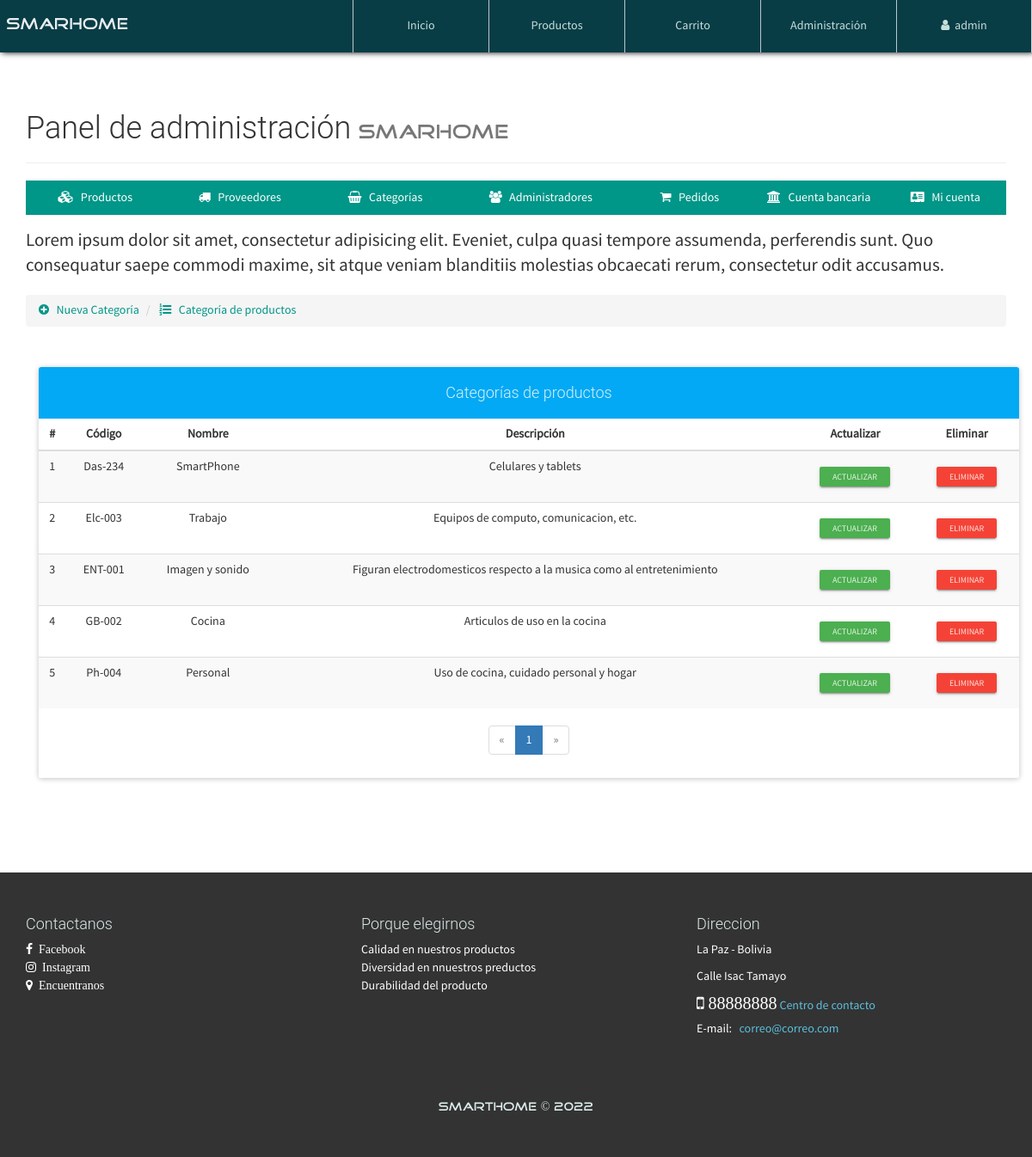
/configAdmin.php?view=categorylist (signed in), run on the app's committed database.
### tables this page shows
CREATE TABLE `categoria` (
  `CodigoCat` varchar(30) NOT NULL,
  `Nombre` varchar(30) NOT NULL,
  `Descripcion` text NOT NULL
);

### admin/categorylist-view.php (the view, shortened to what this page needs)
<p class="lead">
    Lorem ipsum dolor sit amet, consectetur adipisicing elit. Eveniet, culpa quasi tempore assumenda, perferendis sunt. Quo consequatur saepe commodi maxime, sit atque veniam blanditiis molestias obcaecati rerum, consectetur odit accusamus.
</p>
<ul class="breadcrumb" style="margin-bottom: 5px;">
    <li>
        <a href="configAdmin.php?view=category">
            <i class="fa fa-plus-circle" aria-hidden="true"></i> &nbsp; Nueva Categoría
        </a>
    </li>
    <li>
        <a href="configAdmin.php?view=categorylist"><i class="fa fa-list-ol" aria-hidden="true"></i> &nbsp; Categoría de productos</a>
    </li>
</ul>
<div class="container">
	<div class="row">
        <div class="col-xs-12">
            <br><br>
            <div class="panel panel-info">
                <div class="panel-heading text-center"><h4>Categorías de productos</h4></div>
                <div class="table-responsive">
                    <table class="table table-striped table-hover">
                        <thead class="">
                            <tr>
                            	<th class="text-center">#</th>
                                <th class="text-center">Código</th>
                                <th class="text-center">Nombre</th>
                                <th class="text-center">Descripción</th>
                                <th class="text-center">Actualizar</th>
                              	<th class="text-center">Eliminar</th>
                            </tr>
                        </thead>
                        <tbody>
                            <?php
                            	$mysqli = mysqli_connect(SERVER, USER, PASS, BD);
								mysqli_set_charset($mysqli, "utf8");
								$pagina = isset($_GET['pag']) ? (int)$_GET['pag'] : 1;
								$regpagina = 30;
								$inicio = ($pagina > 1) ? (($pagina * $regpagina) - $regpagina) : 0;
								$categorias=mysqli_query($mysqli,"SELECT SQL_CALC_FOUND_ROWS * FROM categoria LIMIT $inicio, $regpagina");
								$totalregistros = mysqli_query($mysqli,"SELECT FOUND_ROWS()");
								$totalregistros = mysqli_fetch_array($totalregistros, MYSQLI_ASSOC);
								$numeropaginas = ceil($totalregistros["FOUND_ROWS()"]/$regpagina);
								$cr=$inicio+1;
                              while($cate=mysqli_fetch_array($categorias, MYSQLI_ASSOC)){
                            ?>
                            <tr>
	                            <td class="text-center"><?php echo $cr; ?></td>
	                        	<td class="text-center"><?php echo $cate['CodigoCat']; ?></td>
	                        	<td class="text-center"><?php echo $cate['Nombre']; ?></td>
	                        	<td class="text-center"><?php echo $cate['Descripcion']; ?></td>
	                        	<td class="text-center">
	                        		<a href="configAdmin.php?view=categoryinfo&code=<?php echo $cate['CodigoCat']; ?>" class="btn btn-raised btn-xs btn-success">Actualizar</a>
	                        	</td>
	                        	<td class="text-center">
	                        		<form action="process/delcategori.php" method="POST" class="FormCatElec" data-form="delete">
	                        			<button type="submit" class="btn btn-raised btn-xs btn-danger">Eliminar</button>
	                        		</form>
	                        	</td>
                            </tr>
                            <?php
                            	$cr++;
                              }
                            ?>
                        </tbody>
                    </table>
                </div>
                <?php if($numeropaginas>=1): ?>
                <div class="text-center">
                  <ul class="pagination">
                    <?php if($pagina == 1): ?>
                        <li class="disabled">
                            <a>
                                <span aria-hidden="true">&laquo;</span>
                            </a>
                        </li>
                    <?php endif; ?>
                    <?php
                        for($i=1; $i <= $numeropaginas; $i++ ){
                            if($pagina == $i){
                                echo '<li class="active"><a href="configAdmin.php?view=categorylist&pag='.$i.'">'.$i.'</a></li>';
                            }else{
                                echo '<li><a href="configAdmin.php?view=categorylist&pag='.$i.'">'.$i.'</a></li>';
                            }
                        }
                    ?>
                    <?php if($pagina == $numeropaginas): ?>
                        <li class="disabled">
                            <a>
                                <span aria-hidden="true">&raquo;</span>
                            </a>
                        </li>
                    <?php endif; ?>
                  </ul>
                </div>
                <?php endif; ?>
            </div>
        </div>
	</div>
</div>

### css/style.css (style rules this page uses)
body { font-family: "FontFamilySPro"; line-height: 1.5; font-size: 1.4em; width: 100%; height: 100%; margin: 0px; padding: 0px; background-position: center center; background-repeat: no-repeat; background-attachment: fixed; background-size: cover; background-color: rgb(53, 177, 150); }
#container-page-configAdmin { background-image: url(../assets/img/font-registration.JPG); }

### data on the page
categoria: CodigoCat "Das-234", Nombre "SmartPhone", Descripcion "Celulares y tablets"
categoria: CodigoCat "Elc-003", Nombre "Trabajo", Descripcion "Equipos de computo, comunicacion, etc."
categoria: CodigoCat "ENT-001", Nombre "Imagen y sonido", Descripcion "Figuran electrodomesticos respecto a la musica como al entretenimiento"
categoria: CodigoCat "GB-002", Nombre "Cocina", Descripcion "Articulos de uso en la cocina"
categoria: CodigoCat "Ph-004", Nombre "Personal", Descripcion "Uso de cocina, cuidado personal y hogar"

### other printed values
$_SESSION['nombreAdmin'] "admin"
